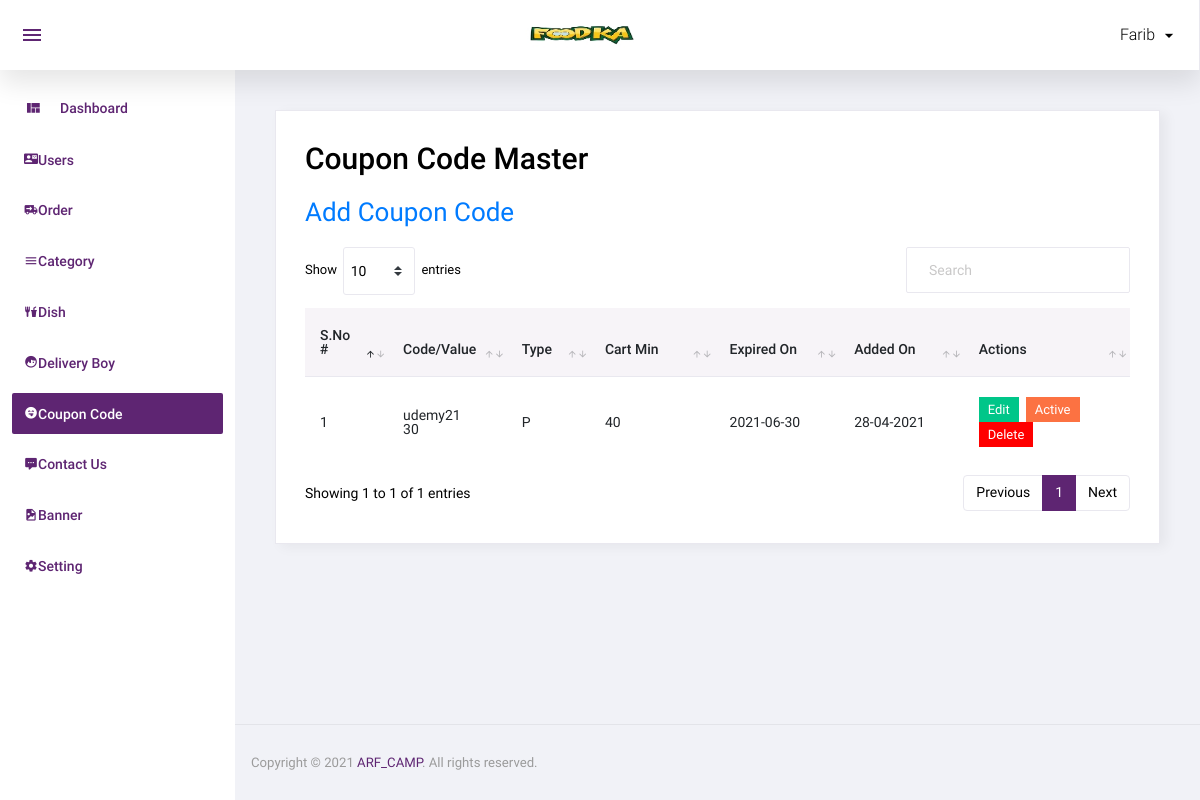
The page /admin/coupon_code.php (signed in) on the database as committed earlier.
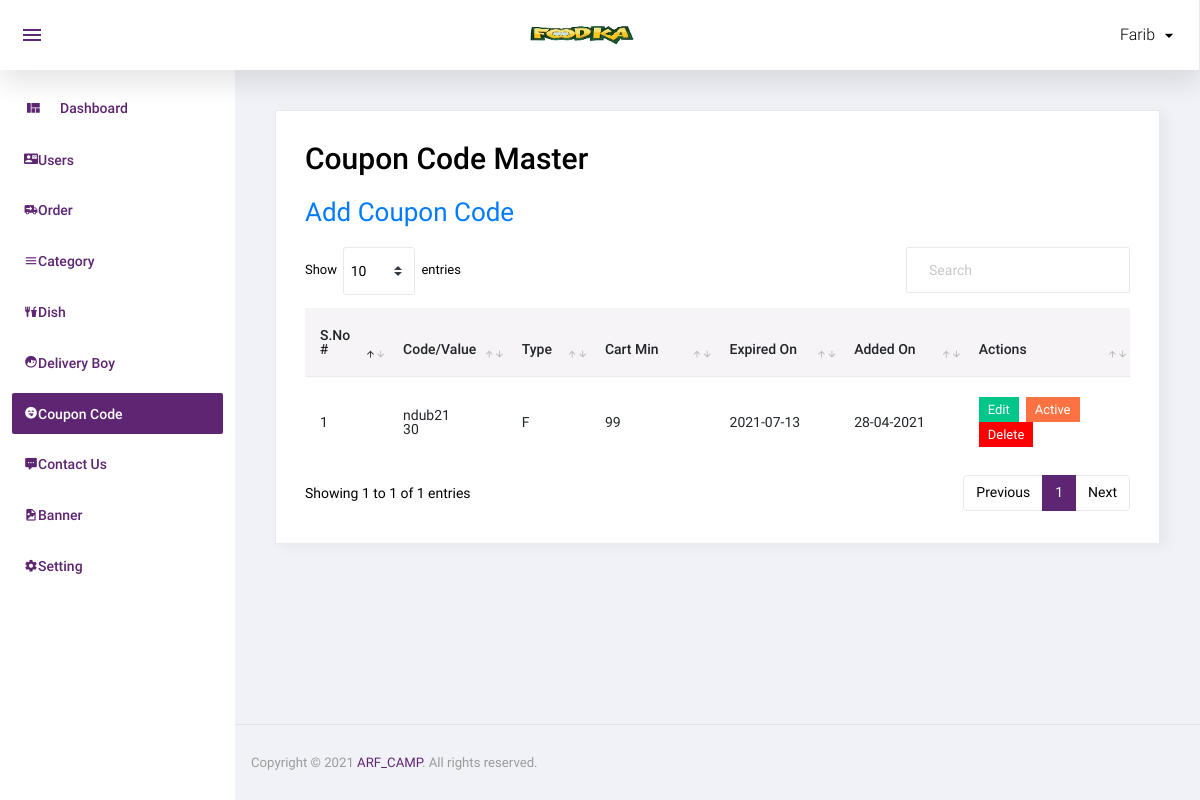
The same page on the database as committed later.
### tables this page shows
CREATE TABLE `coupon_code` (
  `id` int(11) NOT NULL,
  `coupon_code` varchar(20) NOT NULL,
  `coupon_type` enum('P','F') NOT NULL,
  `coupon_value` int(11) NOT NULL,
  `cart_min_value` int(11) NOT NULL,
  `expired_on` date NOT NULL,
  `status` int(11) NOT NULL,
  `added_on` datetime NOT NULL
);

### admin/coupon_code.php (the view, shortened to what this page needs)
<?php
include('top.php');
$sql="select * from coupon_code order by id desc";
$res=mysqli_query($con,$sql);
?>
  <div class="card">
            <div class="card-body">
              <h1 class="grid_title">Coupon Code Master</h1>
			  <a href="manage_coupon_code.php" class="add_link">Add Coupon Code</a>
			  <div class="row grid_box">
                <div class="col-12">
                  <div class="table-responsive">
                    <table id="order-listing" class="table">
                      <thead>
                        <tr>
                            <th width="10%">S.No #</th>
                            <th width="10%">Code/Value</th>
                            <th width="10%">Type</th>
							<th width="15%">Cart Min</th>
							<th width="15%">Expired On</th>
							<th width="15%">Added On</th>
                            <th width="20%">Actions</th>
                        </tr>
                      </thead>
                      <tbody>
                        <?php if(mysqli_num_rows($res)>0){
						$i=1;
						while($row=mysqli_fetch_assoc($res)){
						?>
						<tr>
                            <td><?php echo $i?></td>
                            <td><?php echo $row['coupon_code']?><br/>
							<?php echo $row['coupon_value']?></td>
							<td><?php echo $row['coupon_type']?></td>
							<td><?php echo $row['cart_min_value']?></td>
							<td>
							<?php
							if($row['expired_on']=='0000-00-00'){
							}else{
								echo $row['expired_on'];
							}
							?>
							</td>
							<td>
							<?php
							$dateStr=strtotime($row['added_on']);
							echo date('d-m-Y',$dateStr);
							?>
							</td>
							<td>
								<a href="manage_coupon_code.php?id=<?php echo $row['id']?>"><label class="badge badge-success hand_cursor">Edit</label></a>&nbsp;
								<?php
								if($row['status']==1){
								?>
								<a href="?id=<?php echo $row['id']?>&type=deactive"><label class="badge badge-danger hand_cursor">Active</label></a>
								<?php
								}else{
								?>
								<a href="?id=<?php echo $row['id']?>&type=active"><label class="badge badge-info hand_cursor">Deactive</label></a>
								<?php
								}
								?>
								<a href="?id=<?php echo $row['id']?>&type=delete"><label class="badge badge-danger delete_red hand_cursor">Delete</label></a>
							</td>
                        </tr>
                        <?php
						$i++;
						} } else { ?>
						<tr>
							<td colspan="5">No data found</td>
						</tr>
						<?php } ?>
                      </tbody>
                    </table>
                  </div>
				</div>
              </div>
            </div>
          </div>
<?php include('footer.php');?>

Rows that differ between the two databases and show on the page:
changed coupon_code: coupon_code "udemy21" → "ndub21"; coupon_type "P" → "F"; cart_min_value "40" → "99"; expired_on "2021-06-30" → "2021-07-13"
